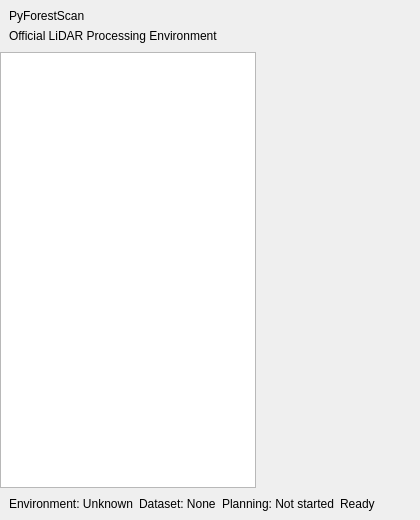
<?xml version="1.0" encoding="UTF-8"?>
<ui version="4.0">
 <class>MissionControlRoot</class>
 <widget class="QWidget" name="MissionControlRoot">
  <property name="minimumSize">
   <size>
    <width>420</width>
    <height>520</height>
   </size>
  </property>
  <layout class="QVBoxLayout" name="rootLayout">
   <property name="spacing"><number>0</number></property>
   <property name="leftMargin"><number>0</number></property>
   <property name="topMargin"><number>0</number></property>
   <property name="rightMargin"><number>0</number></property>
   <property name="bottomMargin"><number>0</number></property>
   <item>
    <widget class="QFrame" name="headerFrame">
     <property name="frameShape"><enum>QFrame::NoFrame</enum></property>
     <layout class="QVBoxLayout" name="headerLayout">
      <item><widget class="QLabel" name="titleLabel"><property name="text"><string>PyForestScan</string></property></widget></item>
      <item><widget class="QLabel" name="subtitleLabel"><property name="text"><string>Official LiDAR Processing Environment</string></property></widget></item>
     </layout>
    </widget>
   </item>
   <item>
    <layout class="QHBoxLayout" name="bodyLayout">
     <property name="spacing"><number>0</number></property>
     <item>
      <widget class="QListWidget" name="navigationList">
       <property name="minimumWidth"><number>132</number></property>
       <property name="maximumWidth"><number>170</number></property>
      </widget>
     </item>
     <item>
      <widget class="QStackedWidget" name="pageStack"/>
     </item>
    </layout>
   </item>
   <item>
    <widget class="QFrame" name="statusFrame">
     <layout class="QHBoxLayout" name="statusLayout">
      <item><widget class="QLabel" name="environmentStatusLabel"><property name="text"><string>Environment: Unknown</string></property></widget></item>
      <item><widget class="QLabel" name="datasetStatusLabel"><property name="text"><string>Dataset: None</string></property></widget></item>
      <item><widget class="QLabel" name="planningStatusLabel"><property name="text"><string>Planning: Not started</string></property></widget></item>
      <item><widget class="QLabel" name="readyStatusLabel"><property name="text"><string>Ready</string></property></widget></item>
     </layout>
    </widget>
   </item>
  </layout>
 </widget>
 <resources/>
 <connections/>
</ui>
